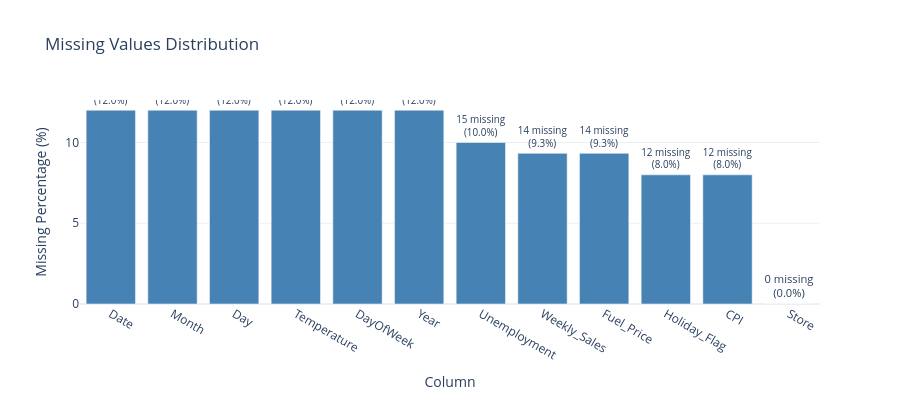

Source (notebook cell):
### Code cell
missing_df = pd.DataFrame({
    'Missing_Count': df.isnull().sum(),
    'Missing_%': (df.isnull().sum() / len(df) * 100).round(2)
}).sort_values('Missing_%', ascending=False)

display(missing_df.style
    .format({"Missing_%": "{:.2f}%"})
    .set_caption("Missing Values Analysis"))

fig = go.Figure()
fig.add_trace(go.Bar(
    x=missing_df.index,
    y=missing_df['Missing_%'],
    text=missing_df['Missing_Count'],
    texttemplate='%{text} missing<br>(%{y:.1f}%)',
    textposition='outside',
    marker_color='steelblue'
))
fig.update_layout(
    title='Missing Values Distribution',
    xaxis_title='Column',
    yaxis_title='Missing Percentage (%)',
    height=400
)
fig.write_image(".doc/notebook_plots/01_EDA/Missing_Values_Distribution.png")
fig.show()

### Figure 1 — Plotly figure (JSON) as saved in the notebook; plotly's stock layout.template omitted (floating-point values rounded to 4 significant figures)
{"data": [{"marker": {"color": "steelblue"}, "text": [18.0, 18.0, 18.0, 18.0, 18.0, 18.0, 15.0, 14.0, 14.0, 12.0, 12.0, 0.0], "textposition": "outside", "texttemplate": "%{text} missing<br>(%{y:.1f}%)", "type": "bar", "x": ["Date", "Month", "Day", "Temperature", "DayOfWeek", "Year", "Unemployment", "Weekly_Sales", "Fuel_Price", "Holiday_Flag", "CPI", "Store"], "y": [12.0, 12.0, 12.0, 12.0, 12.0, 12.0, 10.0, 9.33, 9.33, 8.0, 8.0, 0.0]}], "layout": {"height": 400, "title": {"text": "Missing Values Distribution"}, "xaxis": {"title": {"text": "Column"}}, "yaxis": {"title": {"text": "Missing Percentage (%)"}}}}
